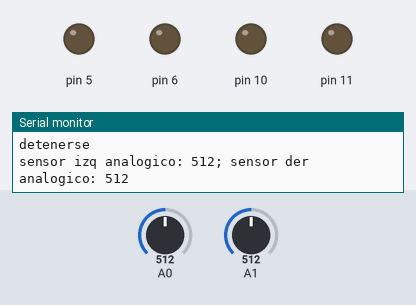
The sketch below on a simulated Arduino Uno, built with avr-gcc and run on an emulated ATmega328P. On the bench: output pins drawn as LEDs (lit = HIGH), the last lines printed to the serial monitor. The inputs (shaded band) are chosen by the test bench; at power-on: A0 = 512, A1 = 512.

Above: at 2.8 s.
2.9 s: A0 set to 79
7.2 s: A0 set to 66
At 11.0 s:
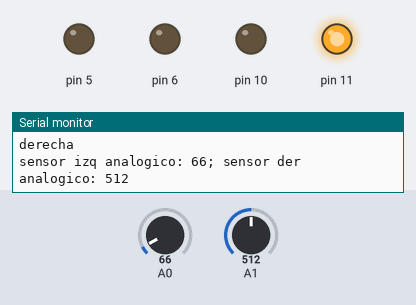
11.5 s: A1 set to 79
15.2 s: A1 set to 71
At 18.5 s:
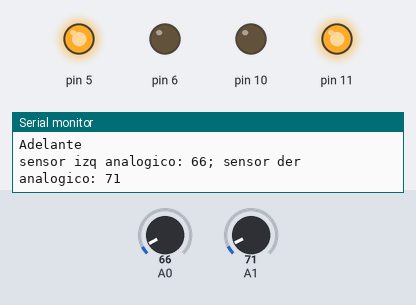
19.5 s: A0 set to 85
At 22.8 s:
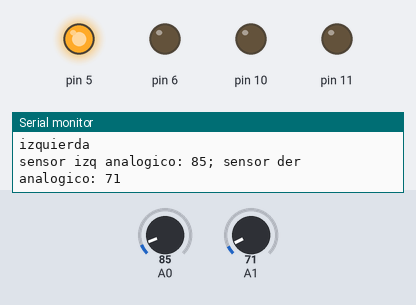
23.5 s: A0 set to 65
At 27.2 s:
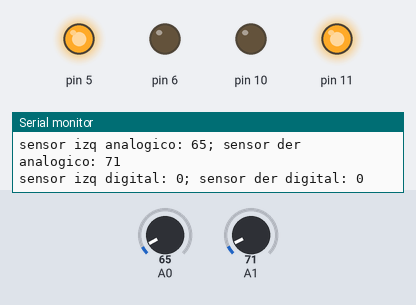
Timing chart, 0 to 28.5 s (numbered marks = the images above; inputs shaded):
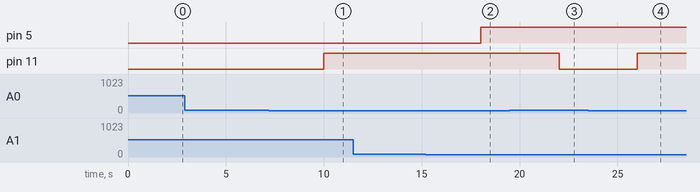

The sketch:

seguidor_de_l_nea_con_arduino1.ino
```cpp
// C++ code
//
int izq_digital = 0;

int der_digital = 0;

int der_analogica = 0;

int izq_analogica = 0;

void setup()
{
  pinMode(A0, INPUT);
  pinMode(A1, INPUT);
  Serial.begin(9600);
  pinMode(10, OUTPUT);
  pinMode(11, OUTPUT);
  pinMode(5, OUTPUT);
  pinMode(6, OUTPUT);

  izq_digital = 0;
  der_digital = 0;
  izq_analogica = 0;
  der_analogica = 0;
}

void loop()
{
  izq_analogica = analogRead(A0);
  der_analogica = analogRead(A1);
  if (izq_analogica >= 75) {
    izq_digital = 1;
  } else {
    izq_digital = 0;
  }
  if (der_analogica >= 75) {
    der_digital = 1;
  } else {
    der_digital = 0;
  }
  Serial.print("sensor izq analogico: ");
  Serial.print(izq_analogica);
  Serial.print("; sensor der analogico: ");
  Serial.println(der_analogica);
  delay(1000); // Wait for 1000 millisecond(s)
  Serial.print("sensor izq digital: ");
  Serial.print(izq_digital);
  Serial.print("; sensor der digital: ");
  Serial.println(der_digital);
  delay(1000); // Wait for 1000 millisecond(s)
  if (izq_digital == 0 && der_digital == 0) {
    digitalWrite(10, LOW);
    digitalWrite(11, HIGH);
    digitalWrite(5, HIGH);
    digitalWrite(6, LOW);
    Serial.println("Adelante");
  }
  if (izq_digital == 0 && der_digital == 1) {
    digitalWrite(10, LOW);
    digitalWrite(11, HIGH);
    digitalWrite(5, LOW);
    digitalWrite(6, LOW);
    Serial.println("derecha");
  }
  if (izq_digital == 1 && der_digital == 0) {
    digitalWrite(10, LOW);
    digitalWrite(11, LOW);
    digitalWrite(5, HIGH);
    digitalWrite(6, LOW);
    Serial.println("izquierda");
  }
  if (izq_digital == 1 && der_digital == 1) {
    digitalWrite(10, LOW);
    digitalWrite(11, LOW);
    digitalWrite(5, LOW);
    digitalWrite(6, LOW);
    Serial.println("detenerse");
  }
}
```

Measured:
- the behaviour switches between 75 and 74 on A0 (found by bisection; images 0 and 1)
- the behaviour switches between 75 and 74 on A1 (found by bisection; images 1 and 2)
- after the input at 7.2 s, pin 11: LOW → HIGH after 2.8 s
- after the input at 15.2 s, pin 5: LOW → HIGH after 2.8 s
- after the input at 19.5 s, pin 11: HIGH → LOW after 2.5 s
- after the input at 23.5 s, pin 11: LOW → HIGH after 2.5 s
